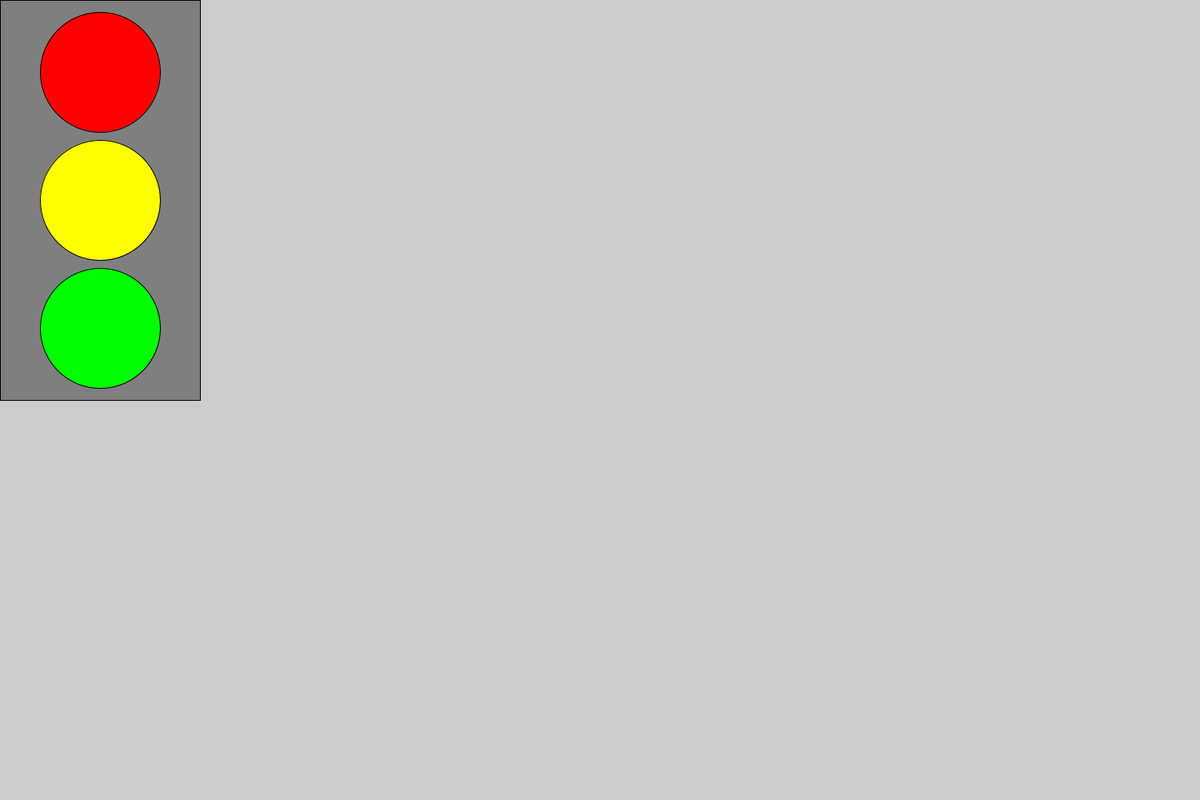
Frame 1 (no input)
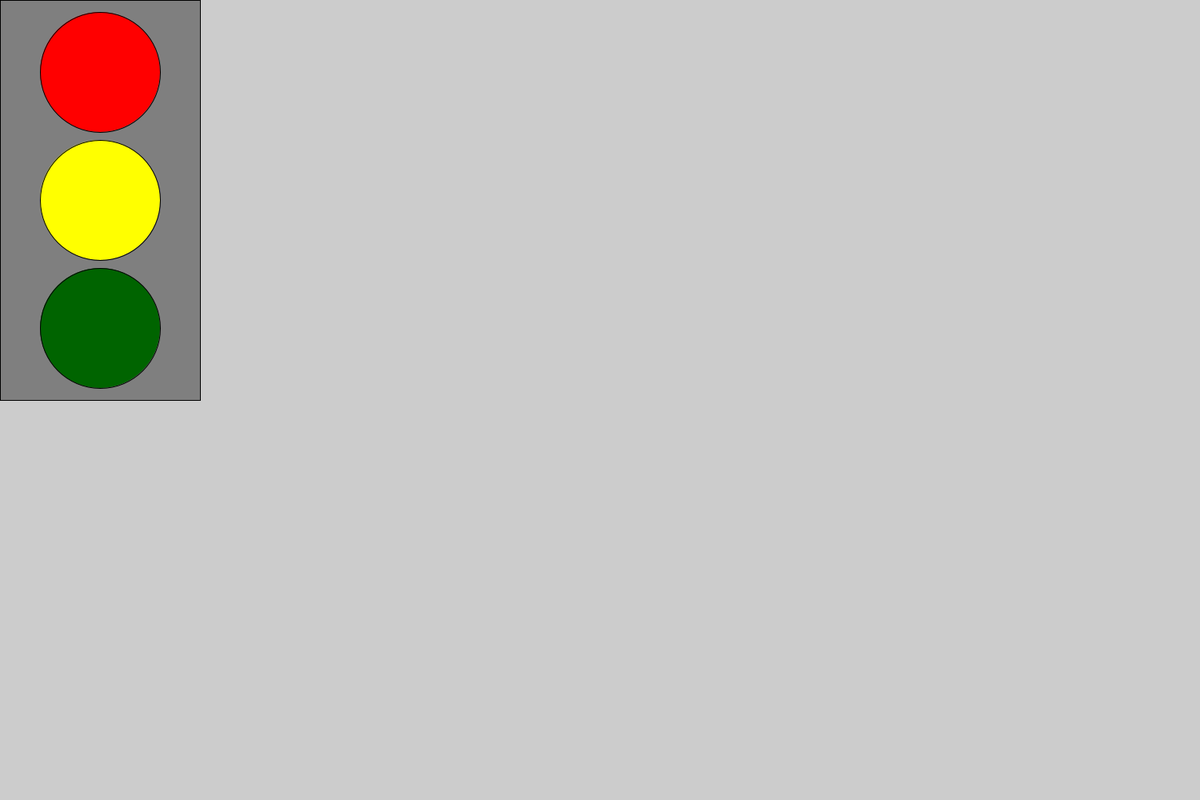
Frame 60 (the mouse pressed at the canvas centre just before this capture)
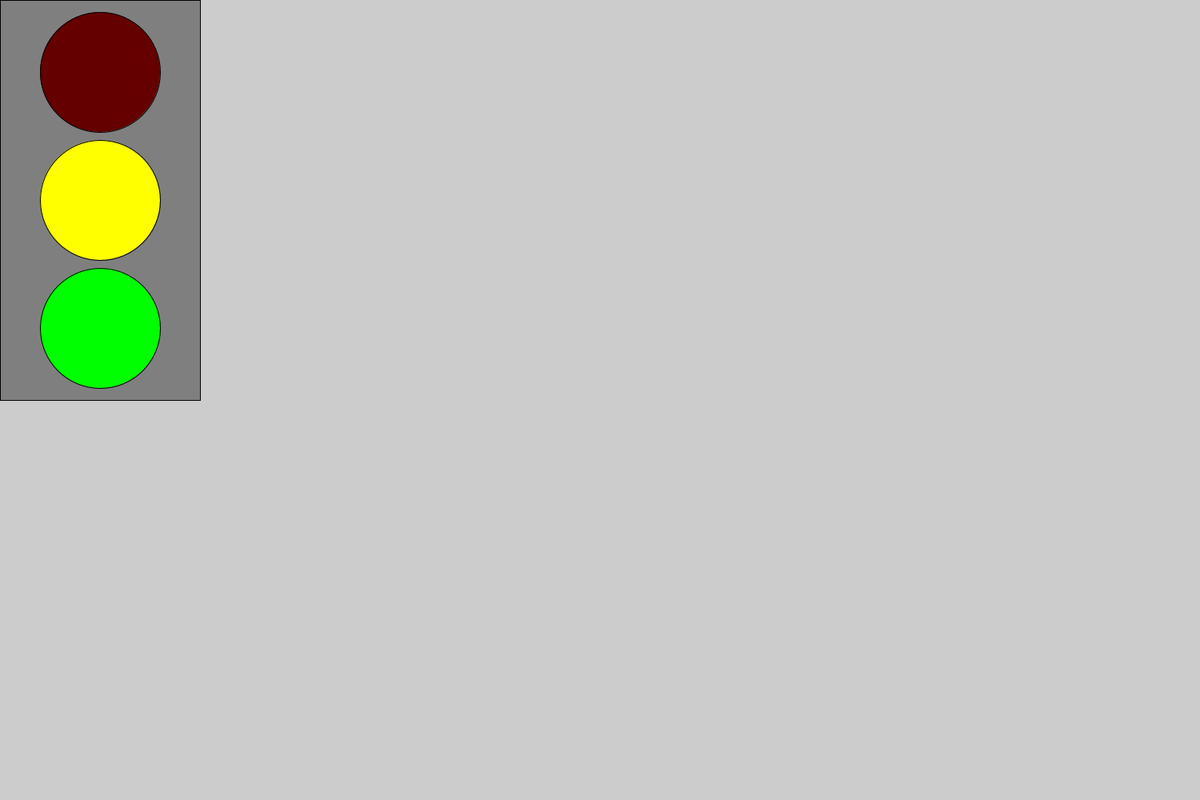
Frame 120 (the mouse held since frame 60 and released just before this capture)

The Processing sketch that drew these frames (run headless with seeded random() and noise(); from frame 60 on, the mouse is pressed at the canvas centre):

// Processing sketch: Task_3
// ── Task_3.pde
color red= color(255, 0, 0);
color green= color(0, 255, 0);
color yellow= color(255, 255, 0);
color grey= color(127);
float rectHeight= 500;
float rectW= 250;
boolean redison= false;
float timer = 1000;
float savedtime;
void setup()
{
  size(1500, 1000);
  savedtime=millis();
}
void draw()
{
  fill(grey);
  rect(0, 0, rectW, rectHeight);
  fill(yellow);
  ellipse(rectW/2,rectHeight/2,150,150);
  fill(red);
  ellipse(rectW/2,90,150,150);
  fill(green);
  ellipse(rectW/2,410,150,150);
  
if (savedtime<millis()-timer)
{
  redison= !redison;
  savedtime=millis();
}
if (redison==true)
{
  green= color(0,100,0);
  red = color(255,0,0);
}
else if (redison==false)
{
  red = color(100,0,0);
  green = color(0,255,0);
}
}
